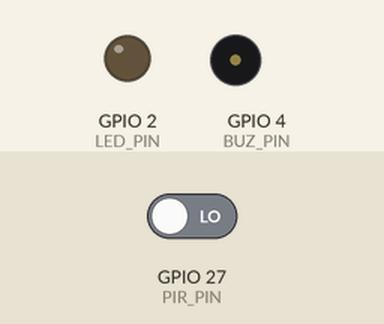
Recording of a sketch running on a simulated ESP32. On the bench: output pins drawn as LEDs (lit = HIGH), buzzer (waves = sounding, pin HIGH). The inputs (shaded band) are chosen by the test bench; at power-on: GPIO 27 (PIR_PIN) LOW. WiFi joins after 1.5 s; servers stay silent unless stated; what the sketch prints to the serial monitor is not drawn.

Above: at 2.7 s.
2.8 s: GPIO 27 (PIR_PIN) driven HIGH
At 3.3 s:
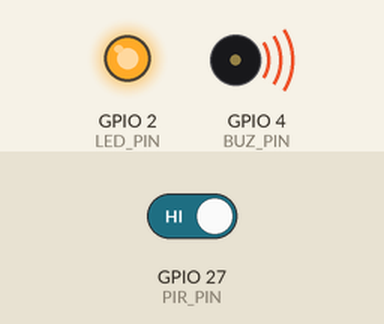
4.5 s: GPIO 27 (PIR_PIN) driven LOW
At 5.6 s:
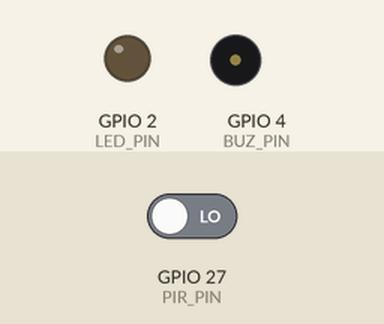
Timing chart, 0 to 7.5 s (numbered marks = the images above; inputs shaded):
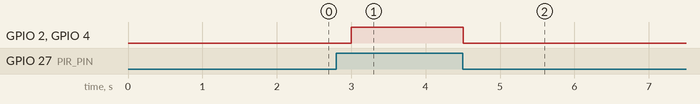

The sketch:

security.ino
```cpp
/*
 * Project 7 — Wi-Fi Security System (PIR + Buzzer)
 * ANU Electronics — Bug in Circuit IoT Kit
 *
 * Hardware:
 *   PIR HC-SR501 OUT → GPIO 27
 *   LED              → GPIO 2 via 220Ω → GND
 *   Active Buzzer    → GPIO 4 → GND
 *
 * Usage: Upload → note IP → open browser → monitor alarm status
 *        Page auto-refreshes every 3 seconds.
 */

#include <WiFi.h>
#include <WebServer.h>

const char* ssid = "YOUR_WIFI_SSID";
const char* pass = "YOUR_WIFI_PASSWORD";

#define PIR_PIN 27
#define LED_PIN  2
#define BUZ_PIN  4

WebServer server(80);
String alarmStatus = "✅ Area Secure";

// ── Build HTML status page ───────────────────────────────────────────────────
String getHTML() {
  bool alarm = (alarmStatus.indexOf("MOTION") >= 0);
  String bg  = alarm ? "#fce4e4" : "#f0fdf4";
  String col = alarm ? "#c62828" : "#2e7d32";
  String page  = "<!DOCTYPE html><html><head>";
  page += "<meta http-equiv='refresh' content='3'>";
  page += "<meta name='viewport' content='width=device-width,initial-scale=1'>";
  page += "<title>Security System</title>";
  page += "<style>body{font-family:sans-serif;text-align:center;padding:30px;background:" + bg + ";}";
  page += "h2{color:" + col + ";font-size:2rem;}</style></head><body>";
  page += "<h1>🔒 Security System</h1>";
  page += "<h2>" + alarmStatus + "</h2>";
  page += "<p style='color:#888;'>Auto-refreshes every 3 seconds</p>";
  page += "</body></html>";
  return page;
}

// ── Setup ────────────────────────────────────────────────────────────────────
void setup() {
  Serial.begin(9600);
  pinMode(PIR_PIN, INPUT);
  pinMode(LED_PIN, OUTPUT);
  pinMode(BUZ_PIN, OUTPUT);

  WiFi.begin(ssid, pass);
  Serial.print("Connecting to Wi-Fi");
  while (WiFi.status() != WL_CONNECTED) {
    delay(500);
    Serial.print(".");
  }
  Serial.println("\nConnected! IP: " + WiFi.localIP().toString());

  server.on("/", []() { server.send(200, "text/html", getHTML()); });
  server.begin();
}

// ── Loop ─────────────────────────────────────────────────────────────────────
void loop() {
  if (digitalRead(PIR_PIN) == HIGH) {
    alarmStatus = "⚠️ MOTION DETECTED!";
    digitalWrite(LED_PIN, HIGH);
    digitalWrite(BUZ_PIN, HIGH);
  } else {
    alarmStatus = "✅ Area Secure";
    digitalWrite(LED_PIN, LOW);
    digitalWrite(BUZ_PIN, LOW);
  }
  server.handleClient();
  delay(500);
}
```

Measured:
- after the input at 2.8 s, GPIO 2 (LED_PIN), GPIO 4 (BUZ_PIN): LOW → HIGH after 0.20 s
- after the input at 4.5 s, GPIO 2 (LED_PIN), GPIO 4 (BUZ_PIN): HIGH → LOW at once
